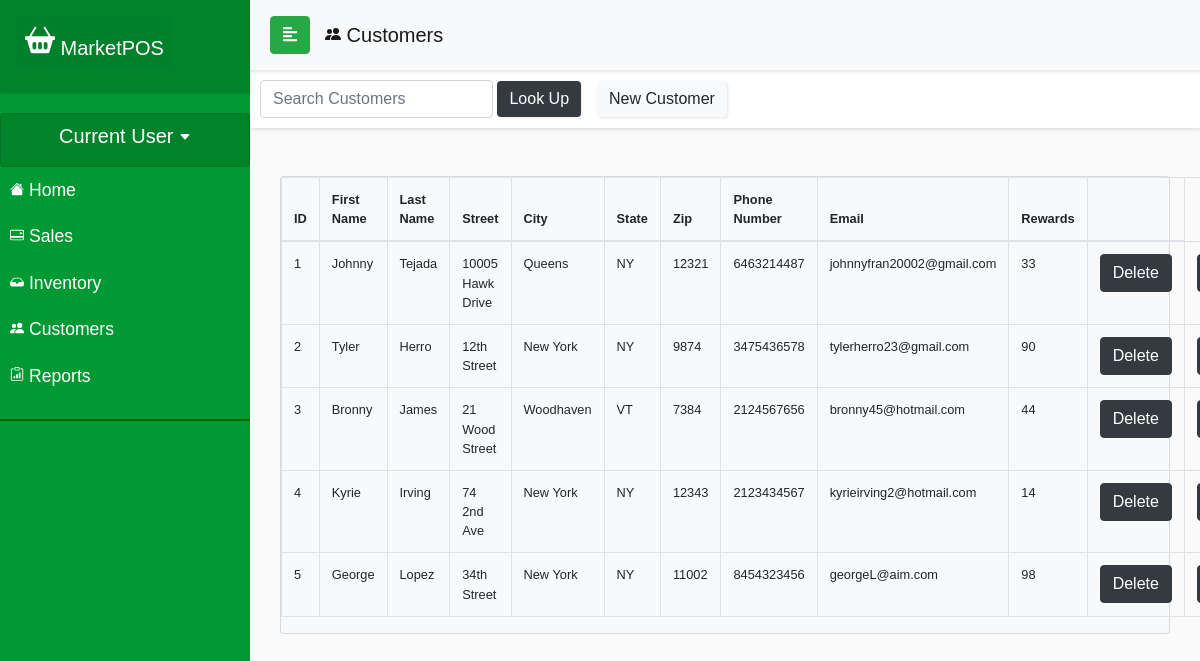
Page /currentDraft/customerview.php on the earlier database version.
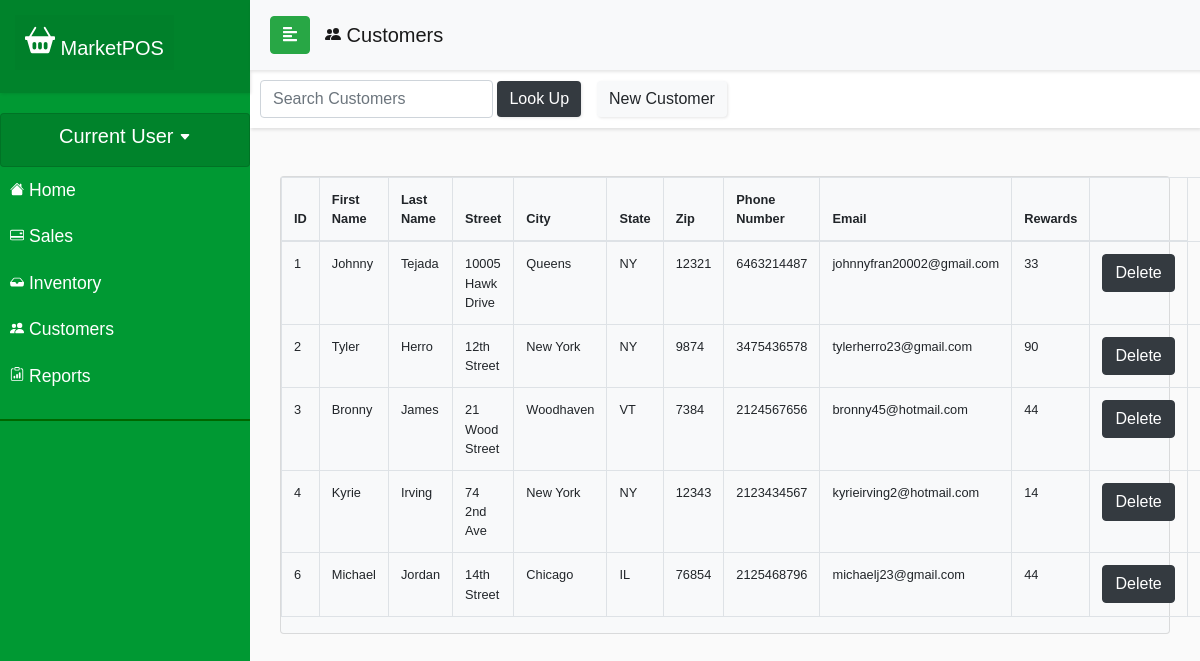
Same page on the later database version.
### tables this page shows
CREATE TABLE `customer_info` (
  `customer_id` int(11) NOT NULL,
  `email` varchar(50) NOT NULL,
  `password` varchar(60) NOT NULL,
  `first_name` varchar(50) NOT NULL,
  `last_name` varchar(50) NOT NULL,
  `phone_number` double NOT NULL,
  `rewards` float NOT NULL,
  `street_address` varchar(50) NOT NULL,
  `city` varchar(50) NOT NULL,
  `state` varchar(2) NOT NULL,
  `zip_code` int(11) NOT NULL
);

### currentDraft/customerview.php (the view, shortened to what this page needs)
<?php
include_once('config.php');
$query = "SELECT * FROM customer_info";
$result = mysqli_query($conn, $query);
?>
<!DOCTYPE html>
<html>
<head>
  <link rel="stylesheet" href="css/bootstrap.min.css">
  <link rel="stylesheet" href="userStyle.css">
  <link rel="stylesheet" href="css/jquery.mCustomScrollbar.min.css">
</head>
<body>
  <nav id="sidebar">
    <div class="sidebar-header">
      <h1><a class="navbar-brand relative-top" href="indexDraft.php" id="navcard">
          MarketPOS</a></h1>
    </div>
    <ul class="list-unstyled components">
      <div class="card" id="navcard">
        <h5 class="text-center">Current User <svg width=".6em" height=".6em" viewBox="0 0 16 16" class="bi bi-caret-down-fill" fill="currentColor" xmlns="http://www.w3.org/2000/svg">
            <path d="M7.247 11.14L2.451 5.658C1.885 5.013 2.345 4 3.204 4h9.592a1 1 0 0 1 .753 1.659l-4.796 5.48a1 1 0 0 1-1.506 0z" />
          </svg></h5>
      </div>
      <li class="active">
      <li>
        <a href="accounthomeDraft.php"> Home</a>
      </li>
      </li>
      <li>
        <a href="salescontrolv3.html"> Sales</a>
      </li>
      <li>
        <a href="inventorycontrol.html"> Inventory</a>
      </li>
      <li>
        <a href="customercontrol.html"> Customers</a>
      </li>
      <li>
        <a href="#"> Reports</a>
      </li>
    </ul>
  </nav>
  <div id="content">
    <nav class="navbar navbar-expand-lg navbar-light bg-light sticky-top" id="locnav">
      <div class="container-fluid">
        <button type="button" id="sidebarCollapse" class="btn btn-success">
          <i class="fas fa-align-left"></i>
        </button>
        <div class="collapse navbar-collapse" id="navbarSupportedContent">
          <ul class="nav navbar-nav mr-auto">
            <a class="navbar-brand" href="customerview.php"> Customers</a>
          </ul>
        </div>
      </div>
    </nav>
    <nav class="navbar navbar-light" id="salespanel">
      <form class="form-inline" method="post" action="customerview.php">
        <div class="nav-item" style="padding: 8px">
          <input class="form-control" name="customer" placeholder="Search Customers" aria-label="Search">
          <button class="btn btn-dark navbar-btn" name="submit-search"> Look Up</button>
        </div>
        <div class="nav-item mr-auto">
          <a class="btn navbar-btn btn-light" href="customerindex.php" role="button"> New Customer</a></div>
      </form>
    </nav>
    <div class="container justify-content-center" id="tablescreen">
      <div class="col-12">
        <div class="card mt-5 bg-light">
          <table class="table table-bordered" style="font-size:80%;">
            <thead>
              <tr>
                <th class="col"> ID </th>
                <th class="col"> First Name </th>
                <th class="col"> Last Name </th>
                <th class="col"> Street </th>
                <th class="col"> City</th>
                <th class="col"> State</th>
                <th class="col"> Zip </th>
                <th class="col"> Phone Number </th>
                <th class="col"> Email </th>
                <th class="col"> Rewards </th>
                <th class="col"> </th>
              </tr>
            </thead>
            <tbody>
              <?php
              if (isset($_POST['submit-search'])) {
                $search = mysqli_real_escape_string($conn, $_POST['customer']);
                $sql = "SELECT * FROM customer_info WHERE first_name LIKE '%$search%' OR last_name LIKE '%$search%' OR phone_number LIKE '%$search%' OR email LIKE '%$search%'";
                $result = mysqli_query($conn, $sql);
                $queryResults = mysqli_num_rows($result);
                if ($queryResults > 0) {
                  echo "<div>There are $queryResults results matching your search</div><br>";
                  while ($row = mysqli_fetch_assoc($result)) {
                    echo "<tr><td>" . $row['customer_id'] . "</td><td>"
                    . $row['first_name'] . "</td><td>" . $row['last_name'] . "</td><td>" . $row['street_address'] . "</td><td>"
                    . $row['city'] . "</td><td>" . $row['state'] . "</td><td>" . $row['zip_code'] . "</td><td>" . $row['phone_number'] . "</td><td>"
                    . $row['email'] . "</td><td>"  . $row['rewards'] .
                    "</td><td><a class='btn btn-dark' role='button' href='customerdelete.php?Del="
                    . $row['customer_id'] . "'>Delete</a></td><td><a class='btn btn-dark' role='button' href='customeredit.php?Upd="
                    . $row['customer_id'] . "'>Update</a></td></tr>";
                  }
                } else {
                  echo "<div>There are no results matching your search</div>";
                }
              }
              else {
                while ($row = mysqli_fetch_assoc($result)) {
                  echo "<tr><td>" . $row['customer_id'] . "</td><td>"
                    . $row['first_name'] . "</td><td>" . $row['last_name'] . "</td><td>" . $row['street_address'] . "</td><td>"
                    . $row['city'] . "</td><td>" . $row['state'] . "</td><td>" . $row['zip_code'] . "</td><td>" . $row['phone_number'] . "</td><td>"
                    . $row['email'] . "</td><td>"  . $row['rewards'] .
                    "</td><td><a class='btn btn-dark' role='button' href='customerdelete.php?Del="
                    . $row['customer_id'] . "'>Delete</a></td><td><a class='btn btn-dark' role='button' href='customeredit.php?Upd="
                    . $row['customer_id'] . "'>Update</a></td></tr>";
                }
              }
              ?>
            </tbody>
          </table>
        </div>
      </div>
    </div>
</body>
</html>

### currentDraft/userStyle.css (style rules this page uses)
body { font-family: 'Poppins', sans-serif; background: #fafafa; overflow-y: hidden; }
a, a:hover, a:focus { color: inherit; text-decoration: none; transition: all 0.3s; }
#locnav { position: fixed; }
#salespanel { padding: 2px 2px; margin-top: 30px; margin-left: 0px; }
.navbar { width: 100%; padding: 5px 5px; background: #fff; border: none; border-radius: 0; box-shadow: 1px 2px 3px rgba(0, 0, 0, 0.1); }
.navbar-brand { padding: 15px; }
.nav-item { padding: 8px; }
.navbar-btn { box-shadow: 1px 1px 3px rgba(0, 0, 0, 0.1); outline: none !important; border: none; }
#sidebar { width: 250px; position: fixed; top: 0; left: 0; height: 100vh; z-index: 999; background: #009933; color: #fff; transition: all 0.3s; }
#sidebar .sidebar-header { padding: 15px; background: rgba(0, 128, 43, 0.897); box-shadow: 1px 1px 3px rgba(0, 0, 0, 0.1); }
#sidebar ul.components { padding: 20px 0; border-bottom: 2px solid #006600; }
#sidebar ul li a { padding: 10px; font-size: 1.1em; display: block; }
#navcard { background: rgba(0, 128, 43, 0.897); padding: 10px; }
#content { width: calc(100% - 250px); margin-top: 40px; min-height: 100vh; transition: all 0.3s; position: absolute; top: 0; right: 0; overflow: hidden; }
#tablescreen { margin-top: 30px; left: 150px; }

Differences in the rows shown:
removed customer_info: customer_id "5", first_name "George", last_name "Lopez", street_address "34th Street", city "New York", state "NY", zip_code "11002", phone_number "8454323456", email "georgeL@aim.com", rewards "98"
added customer_info: customer_id "6", first_name "Michael", last_name "Jordan", street_address "14th Street", city "Chicago", state "IL", zip_code "76854", phone_number "2125468796", email "michaelj23@gmail.com", rewards "44"
